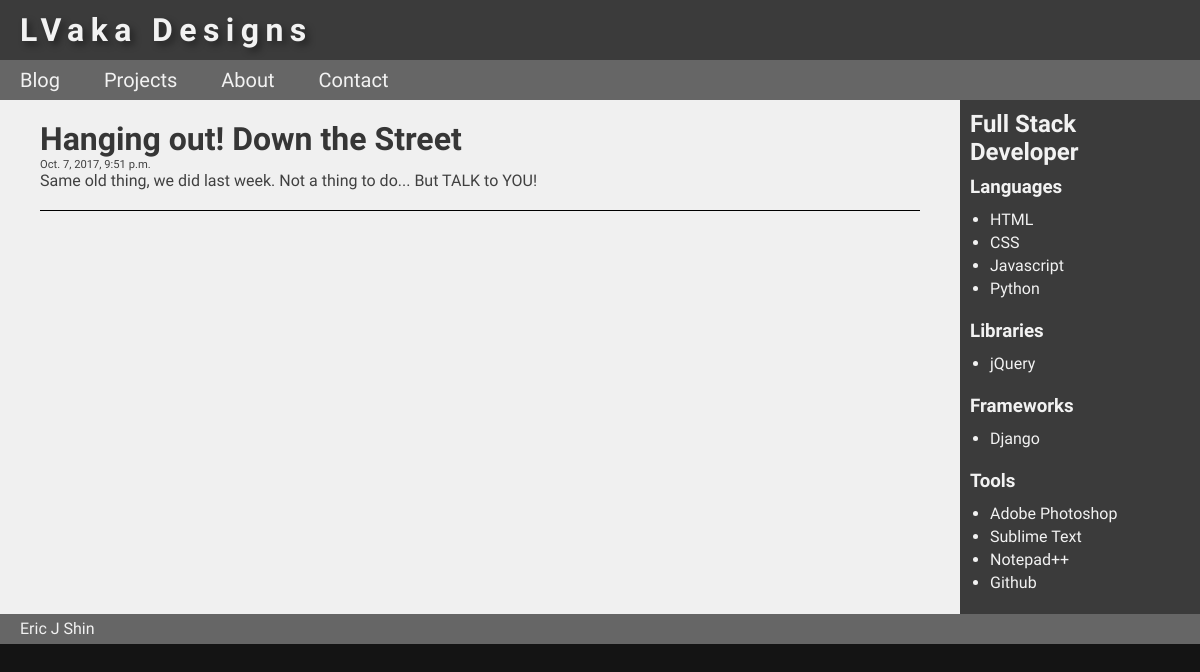
Screenshot of /post/15/ with the database file from the repository.
### blog/models.py (models this page shows, shortened)
class Post(models.Model):
	author = models.ForeignKey('auth.User')
	title = models.CharField(max_length=200)
	text = models.TextField()
	created_date = models.DateTimeField(default=timezone.now)
	published_date = models.DateTimeField(blank=True, null=True)

### blog/views.py (the view)
# urls.py: url(r'^post/(?P<pk>\d+)/$', views.post_detail, name='post_detail'),
def post_detail(request, pk):
	post = get_object_or_404(Post, pk=pk)
	return render(request, 'blog/post_detail.html', {'post': post})

### blog/templates/blog/post_detail.html (shortened to what this page needs)
{% extends 'blog/base.html' %}
{% block content %}
	<div class="post">
		<h1>{{ post.title }}</h1>
		{% if post.published_date %}
			<div class="date">
				<p>{{ post.published_date }}</p>
			</div>
		{% else %}
			<a href="{% url 'post_publish' pk=post.pk %}"><i class="fa fa-upload" aria-hidden="true"></i></a>
		{% endif %}
		<p>{{  post.text|linebreaksbr }}</p>
	</div>
{% endblock %}

### blog/static/css/style.css (style rules this page uses)
body { margin: 0; padding: 0; background: rgb(20,20,20); }
h1, p { margin-left: 20px; }
h1, h2, h3 { margin-top: 0; margin-bottom: 0; color: #363636; font-family: 'Oswald', sans-serif; }
p { margin-top: 0; margin-bottom: 0; color: #404040; font-family: 'Oswald', sans-serif; }
.date p { margin-left: 0; margin-bottom: 0; font-size: 0.7rem; }
.post { margin-left: auto; margin-right: auto; max-width: 900px; padding-top: 20px; padding-bottom: 20px; border-bottom: 1px solid black; }
.post h1, .post p { margin-top: 0; margin-left: 0; }

### rows the page displays
Post: title "Hanging out! Down the Street", published_date "Oct. 7, 2017, 9:51 p.m.", text "Same old thing, we did last week. Not a thing to do... But TALK to YOU!"
